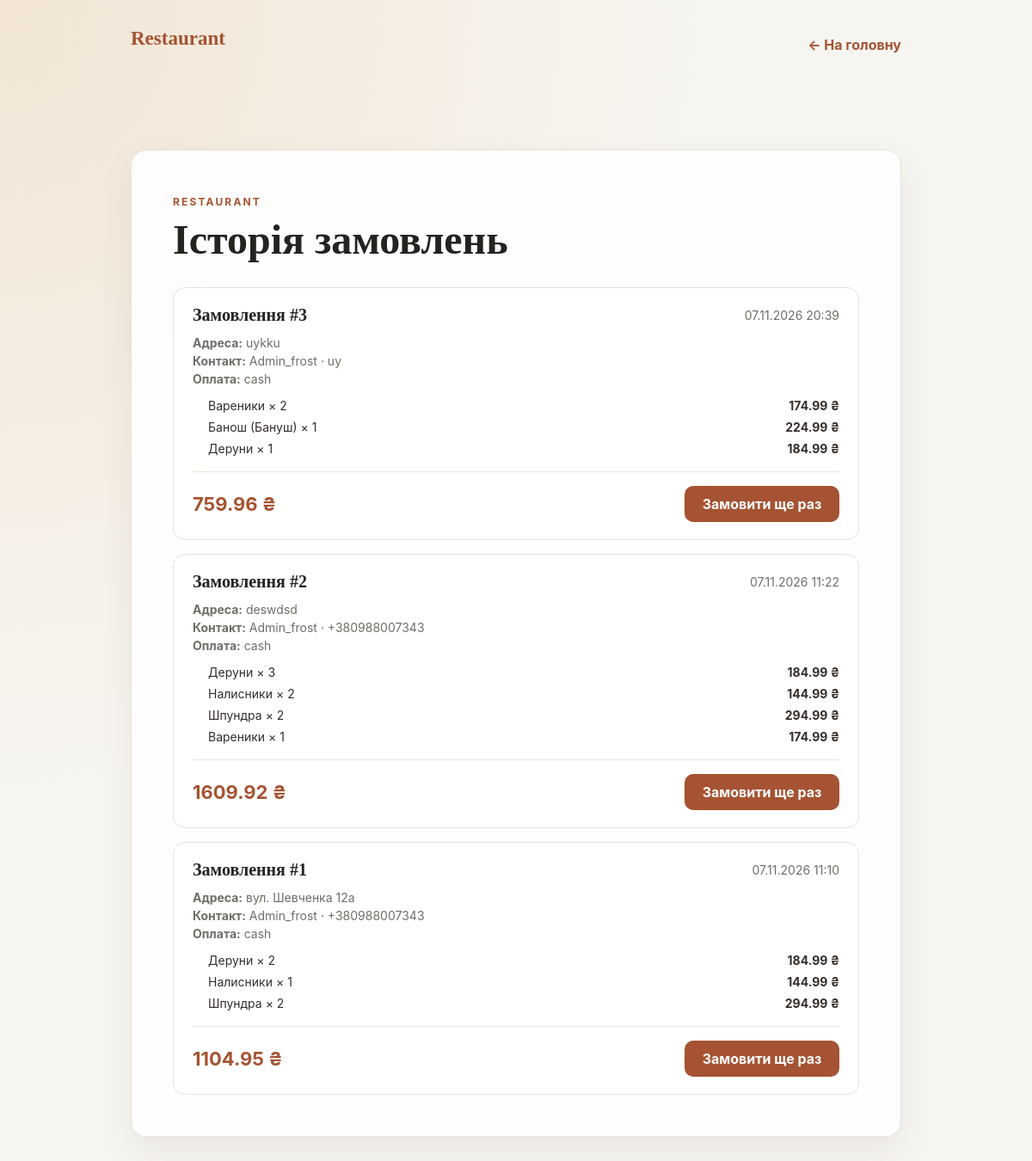
Page /order-history/ (signed in) on the committed database.
### restaurant_all/models.py (models this page shows, shortened)
class Order(models.Model):
    user = models.ForeignKey(
        settings.AUTH_USER_MODEL,
        on_delete=models.SET_NULL,
        related_name="orders",
        null=True,
        blank=True,
    )
    customer_name = models.CharField(max_length=150, blank=True, default="")
    phone = models.CharField(max_length=32, blank=True, default="")
    address = models.CharField(max_length=255, blank=True, default="")
    payment_method = models.CharField(max_length=32, default="cash")
    comment = models.TextField(blank=True, default="")
    total_price = models.DecimalField(max_digits=10, decimal_places=2)
    created_at = models.DateTimeField(auto_now_add=True)

class OrderItem(models.Model):
    order = models.ForeignKey(Order, on_delete=models.CASCADE, related_name="items")
    dish = models.ForeignKey(Dish, on_delete=models.PROTECT)
    quantity = models.PositiveIntegerField(default=1)
    unit_price = models.DecimalField(max_digits=8, decimal_places=2)
    class Meta:
        ordering = ["id"]

class Dish(models.Model):
    class Category(models.TextChoices):
        SALADS = "salads", "Салати"
        MAIN = "main", "Основні страви"
        DESSERTS = "desserts", "Десерти"
        DRINKS = "drinks", "Напої"
    name = models.CharField(max_length=100)
    description = models.TextField()
    price = models.DecimalField(max_digits=6, decimal_places=2)
    image = models.ImageField(upload_to='dish_images/', blank=True, null=True)
    is_available = models.BooleanField("Є в наявності", default=True)
    category = models.CharField(
        "Категорія",
        max_length=16,
        choices=Category.choices,
        default=Category.MAIN,
    )

### restaurant_all/views.py (the view)
# urls.py: path('order-history/', views.order_history, name='order_history'),
@login_required
def order_history(request):
    orders = (
        Order.objects.filter(user=request.user)
        .prefetch_related("items__dish")
        .order_by("-created_at")
    )
    return render(request, "order_history.html", {"orders": orders})

### restaurant_all/templates/order_history.html (shortened to what this page needs)
{% load static %}
<!DOCTYPE html>
<html lang="uk">
<head>
    <link rel="stylesheet" href="{% static 'restaurant_all/style.css' %}?v=4">
</head>
<body class="home-page">
    <main class="destination-page">
        <header class="home-header">
            <a class="brand" href="{% url 'home' %}">Restaurant</a>
            <a class="back-home" href="{% url 'home' %}">← На головну</a>
        </header>
        <section class="destination-card">
            <span class="eyebrow">Restaurant</span>
            <h1>Історія замовлень</h1>
            {% if orders %}
                <div class="order-history-list">
                    {% for order in orders %}
                        <article class="order-history-item" aria-label="Замовлення №{{ order.id }}">
                            <div class="order-history-header">
                                <h2>Замовлення #{{ order.id }}</h2>
                                <span>{{ order.created_at|date:"d.m.Y H:i" }}</span>
                            </div>
                            <div class="order-history-meta">
                                <p><strong>Адреса:</strong> {{ order.address }}</p>
                                <p><strong>Контакт:</strong> {{ order.customer_name }} · {{ order.phone }}</p>
                                <p><strong>Оплата:</strong> {{ order.payment_method }}</p>
                            </div>
                            <ul class="order-history-dishes">
                                {% for item in order.items.all %}
                                    <li>
                                        <span>{{ item.dish.name }} × {{ item.quantity }}</span>
                                        <strong>{{ item.unit_price|floatformat:2 }} ₴</strong>
                                    </li>
                                {% endfor %}
                            </ul>
                            <div class="order-history-footer">
                                <strong>{{ order.total_price }} ₴</strong>
                                <form method="post" action="{% url 'reorder_order' order.id %}">
                                    <button type="submit" class="order-reorder-button">Замовити ще раз</button>
                                </form>
                            </div>
                        </article>
                    {% endfor %}
                </div>
            {% else %}
                <p>У вас ще немає оформлених замовлень.</p>
            {% endif %}
        </section>
    </main>
</body>
</html>

### restaurant_all/static/restaurant_all/style.css (style rules this page uses)
:root { color-scheme: light; font-family: Inter, "Segoe UI", sans-serif; color: #25231f; background: #f7f5f1; }
* { box-sizing: border-box; }
body { min-height: 100vh; margin: 0; display: grid; place-items: center; padding: 32px 18px; background: radial-gradient(ellipse at top left, #f2e5d4, transparent 48%), #f7f5f1; }
main { width: min(960px, 100%); }
.eyebrow { color: #a55332; font-size: 12px; font-weight: 700; letter-spacing: .18em; text-transform: uppercase; }
h1 { margin: 8px 0; font-family: Georgia, serif; font-size: clamp(32px, 6vw, 48px); }
h2 { margin: 0 0 6px; font-family: Georgia, serif; font-size: 25px; }
button { width: 100%; margin-top: 22px; padding: 13px; border: 0; border-radius: 9px; background: #a55332; color: #fff; font: inherit; font-weight: 700; cursor: pointer; }
.home-page { display: block; padding: 0; }
.home-header { display: flex; align-items: center; justify-content: space-between; gap: 20px; }
.brand { color: #a55332; font-family: Georgia, serif; font-size: 23px; font-weight: 700; text-decoration: none; }
.destination-page { width: min(960px, 100%); min-height: 100vh; margin: 0 auto; padding: 28px 32px; }
.destination-card { margin-top: clamp(72px, 14vh, 142px); padding: clamp(24px, 5vw, 48px); border: 1px solid #e8e2d8; border-radius: 18px; background: rgba(255, 255, 255, .92); box-shadow: 0 16px 42px rgba(59, 43, 28, .07); }
.destination-card p { color: #716d66; }
.back-home { display: inline-block; margin-top: 14px; color: #a55332; font-weight: 650; text-decoration: none; }
.order-history-list { display: grid; gap: 16px; margin-top: 28px; }
.order-history-item { padding: 20px 22px; border: 1px solid #e8e2d8; border-radius: 14px; background: rgba(255, 255, 255, .9); }
.order-history-header { display: flex; align-items: center; justify-content: space-between; gap: 12px; margin-bottom: 12px; }
.order-history-header h2 { margin: 0; font-size: 20px; }
.order-history-header span, .order-history-item p { color: #716d66; font-size: 14px; }
.order-history-meta { margin-bottom: 14px; }
.order-history-meta p { margin: 4px 0; }
.order-history-dishes { margin: 0; padding-left: 18px; list-style: disc; }
.order-history-dishes li { display: flex; align-items: center; justify-content: space-between; gap: 18px; margin: 8px 0; color: #352d29; font-size: 14px; }
.order-history-footer { display: flex; align-items: center; justify-content: space-between; gap: 16px; margin-top: 18px; padding-top: 16px; border-top: 1px solid #ece4dc; }
.order-history-footer strong { color: #a55332; font-size: 22px; }
.order-reorder-button { width: auto; min-width: 180px; margin: 0; padding: 11px 18px; border-radius: 10px; background: #a55332; color: #fff; cursor: pointer; }

### rows in the picture
Order: id "3", created_at "07.11.2026 20:39", address "uykku", customer_name "Admin_frost", phone "uy", payment_method "cash", total_price "759.96"
OrderItem: dish.name "Вареники", quantity "2", unit_price "174.99"
OrderItem: dish.name "Банош (Бануш)", quantity "1", unit_price "224.99"
OrderItem: dish.name "Деруни", quantity "1", unit_price "184.99"
Order: id "2", created_at "07.11.2026 11:22", address "deswdsd", customer_name "Admin_frost", phone "+380988007343", payment_method "cash", total_price "1609.92"
OrderItem: dish.name "Деруни", quantity "3", unit_price "184.99"
OrderItem: dish.name "Налисники", quantity "2", unit_price "144.99"
OrderItem: dish.name "Шпундра", quantity "2", unit_price "294.99"
OrderItem: dish.name "Вареники", quantity "1", unit_price "174.99"
Order: id "1", created_at "07.11.2026 11:10", address "вул. Шевченка 12а", customer_name "Admin_frost", phone "+380988007343", payment_method "cash", total_price "1104.95"
OrderItem: dish.name "Деруни", quantity "2", unit_price "184.99"
OrderItem: dish.name "Налисники", quantity "1", unit_price "144.99"
OrderItem: dish.name "Шпундра", quantity "2", unit_price "294.99"
